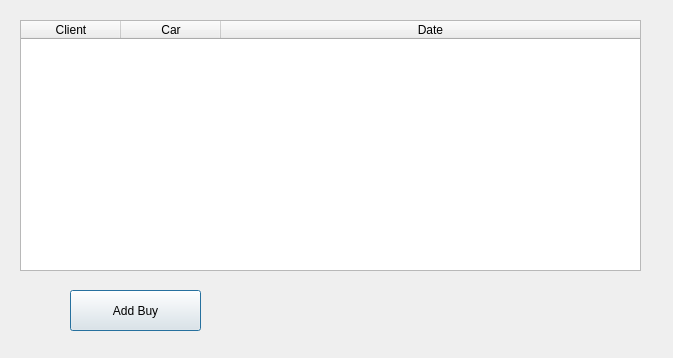
<?xml version="1.0" encoding="UTF-8"?>
<ui version="4.0">
 <class>DialogBuy</class>
 <widget class="QDialog" name="DialogBuy">
  <property name="geometry">
   <rect>
    <x>0</x>
    <y>0</y>
    <width>673</width>
    <height>358</height>
   </rect>
  </property>
  <property name="windowTitle">
   <string>Buys</string>
  </property>
  <widget class="QTableWidget" name="tableWidget_buy">
   <property name="geometry">
    <rect>
     <x>20</x>
     <y>20</y>
     <width>621</width>
     <height>251</height>
    </rect>
   </property>
   <attribute name="horizontalHeaderStretchLastSection">
    <bool>true</bool>
   </attribute>
   <column>
    <property name="text">
     <string>Client</string>
    </property>
   </column>
   <column>
    <property name="text">
     <string>Car</string>
    </property>
   </column>
   <column>
    <property name="text">
     <string>Date</string>
    </property>
   </column>
  </widget>
  <widget class="QPushButton" name="pushButton_add">
   <property name="geometry">
    <rect>
     <x>70</x>
     <y>290</y>
     <width>131</width>
     <height>41</height>
    </rect>
   </property>
   <property name="text">
    <string>Add Buy</string>
   </property>
  </widget>
 </widget>
 <resources/>
 <connections/>
</ui>
